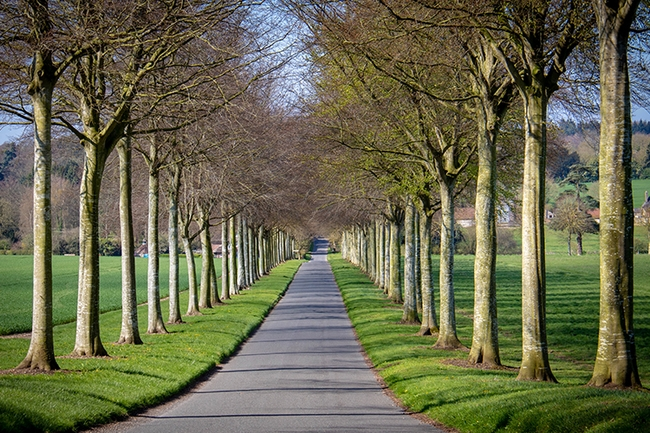
#> input picture 1603176284-vanishingpoint.jpg, 650 x 433 px; its folder holds only this picture in this run
$ python -i main.py   (imports and definitions only)
#> lines starting #> are read from the running program, lines starting #| are printed output that depends on the picture
#> further down, picture is the input picture: shape (433, 650, 3); mean B, G, R 77.4, 104.6, 104.3
import os
import cv2
import math
import numpy as np


# Threshold by which lines will be rejected wrt the horizontal
REJECT_DEGREE_TH = 4.0


# [32 lines left out: function ReadImage, not called in this run]


def FilterLines(Lines):
    FinalLines = []

    for Line in Lines:
        [[x1, y1, x2, y2]] = Line

        # Calculating equation of the line: y = mx + c
        if x1 != x2:
            m = (y2 - y1) / (x2 - x1)
        else:
            m = 100000000
        c = y2 - m*x2
        # theta will contain values between -90 -> +90.
        theta = math.degrees(math.atan(m))

        # Rejecting lines of slope near to 0 degree or 90 degree and storing others
        if REJECT_DEGREE_TH <= abs(theta) <= (90 - REJECT_DEGREE_TH):
            l = math.sqrt( (y2 - y1)**2 + (x2 - x1)**2 )    # length of the line
            FinalLines.append([x1, y1, x2, y2, m, c, l])


    # Removing extra lines
    # (we might get many lines, so we are going to take only longest 15 lines
    # for further computation because more than this number of lines will only
    # contribute towards slowing down of our algo.)
    if len(FinalLines) > 15:
        FinalLines = sorted(FinalLines, key=lambda x: x[-1], reverse=True)
        FinalLines = FinalLines[:15]

    return FinalLines


def GetLines(Image):
    # Converting to grayscale
    GrayImage = cv2.cvtColor(Image, cv2.COLOR_BGR2GRAY)
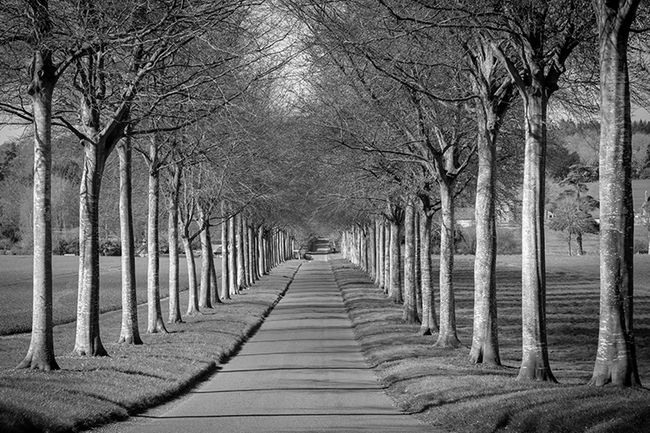
#> GrayImage: shape (433, 650); min 0, max 255, mean 101.4
    # Blurring image to reduce noise.
    BlurGrayImage = cv2.GaussianBlur(GrayImage, (5, 5), 1)
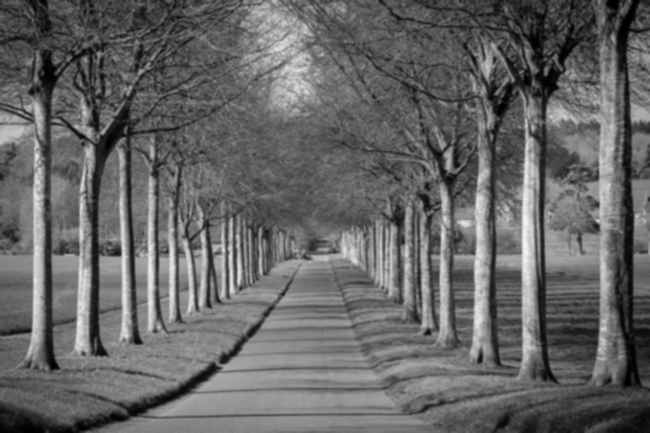
#> BlurGrayImage: shape (433, 650); min 0, max 244, mean 101.4
    # Generating Edge image
    EdgeImage = cv2.Canny(BlurGrayImage, 40, 255)
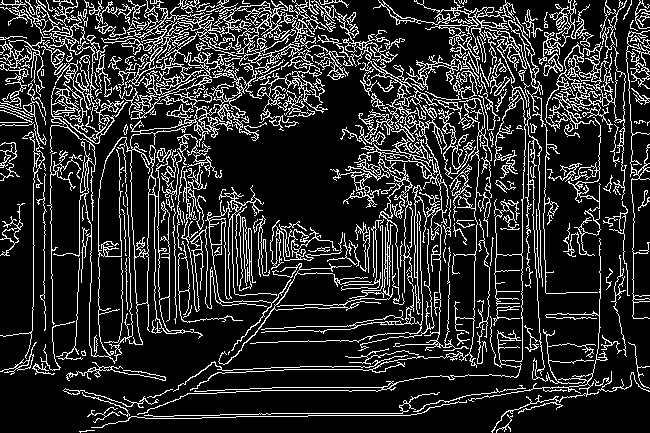
#> EdgeImage: shape (433, 650); 17.1% white in thin lines or dots

    # Finding Lines in the image
    Lines = cv2.HoughLinesP(EdgeImage, 1, np.pi / 180, 50, 10, 15)
#> Lines = 29 rows, first 6: [10, 36, 26, 37], [272, 387, 383, 387], [439, 25, 456, 25], [57, 110, 74, 110], [473, 336, 473, 321], [522, 252, 522, 216]

    # Check if lines found and exit if not.
    if Lines is None:
        print("Not enough lines found in the image for Vanishing Point detection.")
        exit(0)

    # Filtering Lines wrt angle
    FilteredLines = FilterLines(Lines)
#> the loop in FilterLines, `for Line in Lines:` made 29 passes
#> (x1, y1, x2, y2, m, c, theta) on passes 1 to 12: (10, 36, 26, 37, 0.0625, 35.38, 3.58), (272, 387, 383, 387, 0, 387, 0), (439, 25, 456, 25, 0, 25, 0), (57, 110, 74, 110, 0, 110, 0), (473, 336, 473, 321, 100000000, -47299999679, 90), (522, 252, 522, 216, 100000000, -52199999784, 90), (154, 418, 201, 418, 0, 418, 0), (271, 413, 402, 413, 0, 413, 0), (33, 244, 33, 183, 100000000, -3299999817, 90), (148, 237, 148, 192, 100000000, -14799999808, 90), (284, 369, 356, 369, 0, 369, 0), (290, 341, 307, 341, 0, 341, 0)
#> after the loop in FilterLines, `for Line in Lines:`: FinalLines = []
#> FilteredLines = []

    return FilteredLines


# [37 lines left out: function GetVanishingPoint, not called in this run]


# [27 lines not run here, left out]

>>> import cv2
>>> picture = cv2.imread('1603176284-vanishingpoint.jpg')
>>> result = GetLines(picture)
#> result = []

$ run again, on vanishing-point-4468780__340.jpg
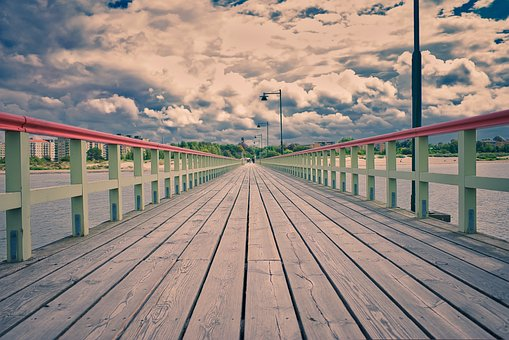
#> input picture vanishing-point-4468780__340.jpg, 509 x 340 px
#> picture is the input picture: shape (340, 509, 3); mean B, G, R 130.8, 137.8, 150.4
#> in GetLines, `BlurGrayImage = cv2.GaussianBlur(GrayImage, (5, 5), 1)`:
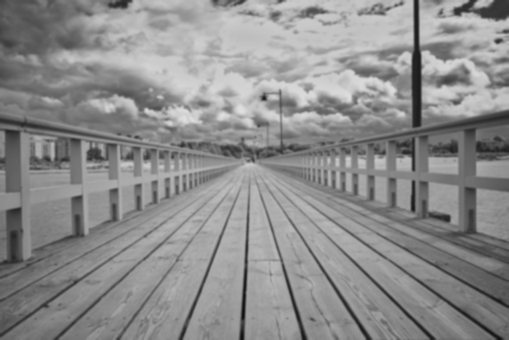
#> BlurGrayImage: shape (340, 509); min 15, max 223, mean 140.8
#> in GetLines, `EdgeImage = cv2.Canny(BlurGrayImage, 40, 255)`:
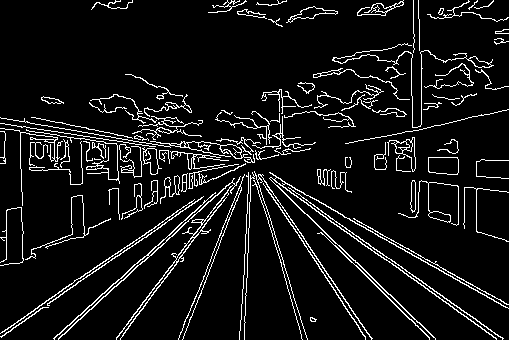
#> EdgeImage: shape (340, 509); 8.1% white in thin lines or dots
#> Lines = 66 rows, first 6: [269, 178, 433, 337], [167, 236, 207, 199], [95, 271, 129, 247], [316, 207, 488, 328], [66, 331, 136, 267], [274, 195, 371, 339]
#> the loop in FilterLines, `for Line in Lines:` made 66 passes
#> (x1, y1, x2, y2, m, c, theta, l) on passes 1 to 8: (269, 178, 433, 337, 0.97, -82.8, 44.11, 228.4), (167, 236, 207, 199, -0.925, 390.5, -42.77, 54.49), (95, 271, 129, 247, -0.706, 338.1, -35.22, 41.62), (316, 207, 488, 328, 0.703, -15.3, 35.13, 210.3), (66, 331, 136, 267, -0.914, 391.3, -42.44, 94.85), (274, 195, 371, 339, 1.48, -211.8, 56.04, 173.6), (374, 230, 408, 249, 0.559, 21, 29.2, 38.95), (127, 246, 178, 210, -0.706, 335.6, -35.22, 62.43)
#> after the loop in FilterLines, `for Line in Lines:`: FinalLines = 54 items
#> in FilterLines, `FinalLines = FinalLines[:15]`: FinalLines = 15 items
